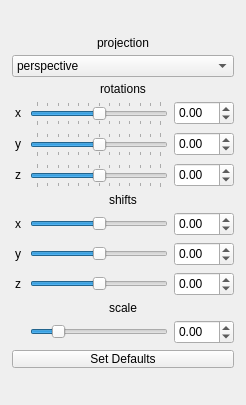
             <widget class="QWidget" name="scrollAreaWidgetContents">
              <property name="geometry">
               <rect>
                <x>0</x>
                <y>-138</y>
                <width>246</width>
                <height>405</height>
               </rect>
              </property>
              <layout class="QGridLayout" name="gridLayout_6">
               <property name="leftMargin">
                <number>0</number>
               </property>
               <property name="topMargin">
                <number>0</number>
               </property>
               <property name="rightMargin">
                <number>0</number>
               </property>
               <property name="bottomMargin">
                <number>0</number>
               </property>
               <property name="spacing">
                <number>0</number>
               </property>
               <item row="0" column="0">
                <widget class="QFrame" name="uiTransformsCtrlFrame">
                 <property name="sizePolicy">
                  <sizepolicy hsizetype="Fixed" vsizetype="Fixed">
                   <horstretch>0</horstretch>
                   <verstretch>0</verstretch>
                  </sizepolicy>
                 </property>
                 <property name="autoFillBackground">
                  <bool>true</bool>
                 </property>
                 <property name="frameShape">
                  <enum>QFrame::NoFrame</enum>
                 </property>
                 <property name="frameShadow">
                  <enum>QFrame::Raised</enum>
                 </property>
                 <layout class="QGridLayout" name="gridLayout_3">
                  <item row="0" column="0" colspan="3">
                   <widget class="QLabel" name="label_19">
                    <property name="sizePolicy">
                     <sizepolicy hsizetype="Fixed" vsizetype="Fixed">
                      <horstretch>0</horstretch>
                      <verstretch>0</verstretch>
                     </sizepolicy>
                    </property>
                    <property name="minimumSize">
                     <size>
                      <width>222</width>
                      <height>12</height>
                     </size>
                    </property>
                    <property name="maximumSize">
                     <size>
                      <width>222</width>
                      <height>12</height>
                     </size>
                    </property>
                    <property name="text">
                     <string>projection</string>
                    </property>
                    <property name="alignment">
                     <set>Qt::AlignCenter</set>
                    </property>
                   </widget>
                  </item>
                  <item row="1" column="0" colspan="3">
                   <widget class="QComboBox" name="persperctiveComboBox">
                    <item>
                     <property name="text">
                      <string>perspective</string>
                     </property>
                    </item>
                    <item>
                     <property name="text">
                      <string>orthographic</string>
                     </property>
                    </item>
                   </widget>
                  </item>
                  <item row="2" column="0" colspan="3">
                   <widget class="QLabel" name="label_7">
                    <property name="sizePolicy">
                     <sizepolicy hsizetype="Fixed" vsizetype="Fixed">
                      <horstretch>0</horstretch>
                      <verstretch>0</verstretch>
                     </sizepolicy>
                    </property>
                    <property name="minimumSize">
                     <size>
                      <width>222</width>
                      <height>12</height>
                     </size>
                    </property>
                    <property name="maximumSize">
                     <size>
                      <width>222</width>
                      <height>12</height>
                     </size>
                    </property>
                    <property name="text">
                     <string>rotations</string>
                    </property>
                    <property name="alignment">
                     <set>Qt::AlignCenter</set>
                    </property>
                   </widget>
                  </item>
                  <item row="3" column="0">
                   <widget class="QLabel" name="label">
                    <property name="sizePolicy">
                     <sizepolicy hsizetype="Minimum" vsizetype="Minimum">
                      <horstretch>0</horstretch>
                      <verstretch>0</verstretch>
                     </sizepolicy>
                    </property>
                    <property name="minimumSize">
                     <size>
                      <width>12</width>
                      <height>24</height>
                     </size>
                    </property>
                    <property name="maximumSize">
                     <size>
                      <width>12</width>
                      <height>24</height>
                     </size>
                    </property>
                    <property name="text">
                     <string>x</string>
                    </property>
                    <property name="alignment">
                     <set>Qt::AlignCenter</set>
                    </property>
                   </widget>
                  </item>
                  <item row="3" column="1">
                   <widget class="QSlider" name="xRotationSlider">
                    <property name="sizePolicy">
                     <sizepolicy hsizetype="Preferred" vsizetype="Preferred">
                      <horstretch>0</horstretch>
                      <verstretch>0</verstretch>
                     </sizepolicy>
                    </property>
                    <property name="minimumSize">
                     <size>
                      <width>12</width>
                      <height>12</height>
                     </size>
                    </property>
                    <property name="minimum">
                     <number>-180</number>
                    </property>
                    <property name="maximum">
                     <number>180</number>
                    </property>
                    <property name="orientation">
                     <enum>Qt::Horizontal</enum>
                    </property>
                    <property name="tickPosition">
                     <enum>QSlider::TicksBothSides</enum>
                    </property>
                    <property name="tickInterval">
                     <number>30</number>
                    </property>
                   </widget>
                  </item>
                  <item row="3" column="2">
                   <widget class="QDoubleSpinBox" name="xRotationSpinBox">
                    <property name="sizePolicy">
                     <sizepolicy hsizetype="Minimum" vsizetype="Minimum">
                      <horstretch>0</horstretch>
                      <verstretch>0</verstretch>
                     </sizepolicy>
                    </property>
                    <property name="minimumSize">
                     <size>
                      <width>60</width>
                      <height>24</height>
                     </size>
                    </property>
                    <property name="maximumSize">
                     <size>
                      <width>60</width>
                      <height>24</height>
                     </size>
                    </property>
                    <property name="minimum">
                     <double>-180.000000000000000</double>
                    </property>
                    <property name="maximum">
                     <double>180.000000000000000</double>
                    </property>
                   </widget>
                  </item>
                  <item row="4" column="0">
                   <widget class="QLabel" name="label_2">
                    <property name="sizePolicy">
                     <sizepolicy hsizetype="Minimum" vsizetype="Minimum">
                      <horstretch>0</horstretch>
                      <verstretch>0</verstretch>
                     </sizepolicy>
                    </property>
                    <property name="minimumSize">
                     <size>
                      <width>12</width>
                      <height>24</height>
                     </size>
                    </property>
                    <property name="maximumSize">
                     <size>
                      <width>12</width>
                      <height>24</height>
                     </size>
                    </property>
                    <property name="text">
                     <string>y</string>
                    </property>
                    <property name="alignment">
                     <set>Qt::AlignCenter</set>
                    </property>
                   </widget>
                  </item>
                  <item row="4" column="1">
                   <widget class="QSlider" name="yRotationSlider">
                    <property name="sizePolicy">
                     <sizepolicy hsizetype="Preferred" vsizetype="Preferred">
                      <horstretch>0</horstretch>
                      <verstretch>0</verstretch>
                     </sizepolicy>
                    </property>
                    <property name="minimum">
                     <number>-180</number>
                    </property>
                    <property name="maximum">
                     <number>180</number>
                    </property>
                    <property name="orientation">
                     <enum>Qt::Horizontal</enum>
                    </property>
                    <property name="tickPosition">
                     <enum>QSlider::TicksBothSides</enum>
                    </property>
                    <property name="tickInterval">
                     <number>30</number>
                    </property>
                   </widget>
                  </item>
                  <item row="4" column="2">
                   <widget class="QDoubleSpinBox" name="yRotationSpinBox">
                    <property name="sizePolicy">
                     <sizepolicy hsizetype="Minimum" vsizetype="Minimum">
                      <horstretch>0</horstretch>
                      <verstretch>0</verstretch>
                     </sizepolicy>
                    </property>
                    <property name="minimumSize">
                     <size>
                      <width>60</width>
                      <height>24</height>
                     </size>
                    </property>
                    <property name="maximumSize">
                     <size>
                      <width>60</width>
                      <height>24</height>
                     </size>
                    </property>
                    <property name="minimum">
                     <double>-180.000000000000000</double>
                    </property>
                    <property name="maximum">
                     <double>180.000000000000000</double>
                    </property>
                   </widget>
                  </item>
                  <item row="5" column="0">
                   <widget class="QLabel" name="label_3">
                    <property name="sizePolicy">
                     <sizepolicy hsizetype="Minimum" vsizetype="Minimum">
                      <horstretch>0</horstretch>
                      <verstretch>0</verstretch>
                     </sizepolicy>
                    </property>
                    <property name="minimumSize">
                     <size>
                      <width>12</width>
                      <height>24</height>
                     </size>
                    </property>
                    <property name="maximumSize">
                     <size>
                      <width>12</width>
                      <height>24</height>
                     </size>
                    </property>
                    <property name="text">
                     <string>z</string>
                    </property>
                    <property name="alignment">
                     <set>Qt::AlignCenter</set>
                    </property>
                   </widget>
                  </item>
                  <item row="5" column="1">
                   <widget class="QSlider" name="zRotationSlider">
                    <property name="sizePolicy">
                     <sizepolicy hsizetype="Preferred" vsizetype="Preferred">
                      <horstretch>0</horstretch>
                      <verstretch>0</verstretch>
                     </sizepolicy>
                    </property>
                    <property name="minimum">
                     <number>-180</number>
                    </property>
                    <property name="maximum">
                     <number>180</number>
                    </property>
                    <property name="orientation">
                     <enum>Qt::Horizontal</enum>
                    </property>
                    <property name="tickPosition">
                     <enum>QSlider::TicksBothSides</enum>
                    </property>
                    <property name="tickInterval">
                     <number>30</number>
                    </property>
                   </widget>
                  </item>
                  <item row="5" column="2">
                   <widget class="QDoubleSpinBox" name="zRotationSpinBox">
                    <property name="sizePolicy">
                     <sizepolicy hsizetype="Minimum" vsizetype="Minimum">
                      <horstretch>0</horstretch>
                      <verstretch>0</verstretch>
                     </sizepolicy>
                    </property>
                    <property name="minimumSize">
                     <size>
                      <width>60</width>
                      <height>24</height>
                     </size>
                    </property>
                    <property name="maximumSize">
                     <size>
                      <width>60</width>
                      <height>24</height>
                     </size>
                    </property>
                    <property name="minimum">
                     <double>-180.000000000000000</double>
                    </property>
                    <property name="maximum">
                     <double>180.000000000000000</double>
                    </property>
                   </widget>
                  </item>
                  <item row="6" column="0" colspan="3">
                   <widget class="QLabel" name="label_8">
                    <property name="sizePolicy">
                     <sizepolicy hsizetype="Fixed" vsizetype="Fixed">
                      <horstretch>0</horstretch>
                      <verstretch>0</verstretch>
                     </sizepolicy>
                    </property>
                    <property name="minimumSize">
                     <size>
                      <width>222</width>
                      <height>12</height>
                     </size>
                    </property>
                    <property name="maximumSize">
                     <size>
                      <width>222</width>
                      <height>12</height>
                     </size>
                    </property>
                    <property name="text">
                     <string>shifts</string>
                    </property>
                    <property name="alignment">
                     <set>Qt::AlignCenter</set>
                    </property>
                   </widget>
                  </item>
                  <item row="7" column="0">
                   <widget class="QLabel" name="label_16">
                    <property name="sizePolicy">
                     <sizepolicy hsizetype="Minimum" vsizetype="Minimum">
                      <horstretch>0</horstretch>
                      <verstretch>0</verstretch>
                     </sizepolicy>
                    </property>
                    <property name="minimumSize">
                     <size>
                      <width>12</width>
                      <height>24</height>
                     </size>
                    </property>
                    <property name="maximumSize">
                     <size>
                      <width>12</width>
                      <height>24</height>
                     </size>
                    </property>
                    <property name="text">
                     <string>x</string>
                    </property>
                    <property name="alignment">
                     <set>Qt::AlignCenter</set>
                    </property>
                   </widget>
                  </item>
                  <item row="7" column="1">
                   <widget class="QSlider" name="xShiftSlider">
                    <property name="sizePolicy">
                     <sizepolicy hsizetype="Preferred" vsizetype="Preferred">
                      <horstretch>0</horstretch>
                      <verstretch>0</verstretch>
                     </sizepolicy>
                    </property>
                    <property name="minimumSize">
                     <size>
                      <width>12</width>
                      <height>12</height>
                     </size>
                    </property>
                    <property name="minimum">
                     <number>-50</number>
                    </property>
                    <property name="maximum">
                     <number>50</number>
                    </property>
                    <property name="orientation">
                     <enum>Qt::Horizontal</enum>
                    </property>
                   </widget>
                  </item>
                  <item row="7" column="2">
                   <widget class="QDoubleSpinBox" name="xShiftSpinBox">
                    <property name="sizePolicy">
                     <sizepolicy hsizetype="Minimum" vsizetype="Minimum">
                      <horstretch>0</horstretch>
                      <verstretch>0</verstretch>
                     </sizepolicy>
                    </property>
                    <property name="minimumSize">
                     <size>
                      <width>60</width>
                      <height>24</height>
                     </size>
                    </property>
                    <property name="maximumSize">
                     <size>
                      <width>60</width>
                      <height>24</height>
                     </size>
                    </property>
                    <property name="minimum">
                     <double>-50.000000000000000</double>
                    </property>
                    <property name="maximum">
                     <double>50.000000000000000</double>
                    </property>
                   </widget>
                  </item>
                  <item row="8" column="0">
                   <widget class="QLabel" name="label_14">
                    <property name="sizePolicy">
                     <sizepolicy hsizetype="Minimum" vsizetype="Minimum">
                      <horstretch>0</horstretch>
                      <verstretch>0</verstretch>
                     </sizepolicy>
                    </property>
                    <property name="minimumSize">
                     <size>
                      <width>12</width>
                      <height>24</height>
                     </size>
                    </property>
                    <property name="maximumSize">
                     <size>
                      <width>12</width>
                      <height>24</height>
                     </size>
                    </property>
                    <property name="text">
                     <string>y</string>
                    </property>
                    <property name="alignment">
                     <set>Qt::AlignCenter</set>
                    </property>
                   </widget>
                  </item>
                  <item row="8" column="1">
                   <widget class="QSlider" name="yShiftSlider">
                    <property name="sizePolicy">
                     <sizepolicy hsizetype="Preferred" vsizetype="Preferred">
                      <horstretch>0</horstretch>
                      <verstretch>0</verstretch>
                     </sizepolicy>
                    </property>
                    <property name="minimum">
                     <number>-50</number>
                    </property>
                    <property name="maximum">
                     <number>50</number>
                    </property>
                    <property name="orientation">
                     <enum>Qt::Horizontal</enum>
                    </property>
                   </widget>
                  </item>
                  <item row="8" column="2">
                   <widget class="QDoubleSpinBox" name="yShiftSpinBox">
                    <property name="sizePolicy">
                     <sizepolicy hsizetype="Minimum" vsizetype="Minimum">
                      <horstretch>0</horstretch>
                      <verstretch>0</verstretch>
                     </sizepolicy>
                    </property>
                    <property name="minimumSize">
                     <size>
                      <width>60</width>
                      <height>24</height>
                     </size>
                    </property>
                    <property name="maximumSize">
                     <size>
                      <width>60</width>
                      <height>24</height>
                     </size>
                    </property>
                    <property name="minimum">
                     <double>-50.000000000000000</double>
                    </property>
                    <property name="maximum">
                     <double>50.000000000000000</double>
                    </property>
                   </widget>
                  </item>
                  <item row="9" column="1">
                   <widget class="QSlider" name="zShiftSlider">
                    <property name="sizePolicy">
                     <sizepolicy hsizetype="Preferred" vsizetype="Preferred">
                      <horstretch>0</horstretch>
                      <verstretch>0</verstretch>
                     </sizepolicy>
                    </property>
                    <property name="minimum">
                     <number>-50</number>
                    </property>
                    <property name="maximum">
                     <number>50</number>
                    </property>
                    <property name="orientation">
                     <enum>Qt::Horizontal</enum>
                    </property>
                   </widget>
                  </item>
                  <item row="9" column="2">
                   <widget class="QDoubleSpinBox" name="zShiftSpinBox">
                    <property name="sizePolicy">
                     <sizepolicy hsizetype="Minimum" vsizetype="Minimum">
                      <horstretch>0</horstretch>
                      <verstretch>0</verstretch>
                     </sizepolicy>
                    </property>
                    <property name="minimumSize">
                     <size>
                      <width>60</width>
                      <height>24</height>
                     </size>
                    </property>
                    <property name="maximumSize">
                     <size>
                      <width>60</width>
                      <height>24</height>
                     </size>
                    </property>
                    <property name="minimum">
                     <double>-50.000000000000000</double>
                    </property>
                    <property name="maximum">
                     <double>50.000000000000000</double>
                    </property>
                   </widget>
                  </item>
                  <item row="10" column="0" colspan="3">
                   <widget class="QLabel" name="label_17">
                    <property name="sizePolicy">
                     <sizepolicy hsizetype="Fixed" vsizetype="Fixed">
                      <horstretch>0</horstretch>
                      <verstretch>0</verstretch>
                     </sizepolicy>
                    </property>
                    <property name="minimumSize">
                     <size>
                      <width>222</width>
                      <height>12</height>
                     </size>
                    </property>
                    <property name="maximumSize">
                     <size>
                      <width>222</width>
                      <height>12</height>
                     </size>
                    </property>
                    <property name="text">
                     <string>scale</string>
                    </property>
                    <property name="alignment">
                     <set>Qt::AlignCenter</set>
                    </property>
                   </widget>
                  </item>
                  <item row="11" column="1">
                   <widget class="QSlider" name="userScalerSlider">
                    <property name="sizePolicy">
                     <sizepolicy hsizetype="Preferred" vsizetype="Preferred">
                      <horstretch>0</horstretch>
                      <verstretch>0</verstretch>
                     </sizepolicy>
                    </property>
                    <property name="minimumSize">
                     <size>
                      <width>12</width>
                      <height>12</height>
                     </size>
                    </property>
                    <property name="minimum">
                     <number>-100</number>
                    </property>
                    <property name="maximum">
                     <number>500</number>
                    </property>
                    <property name="orientation">
                     <enum>Qt::Horizontal</enum>
                    </property>
                   </widget>
                  </item>
                  <item row="11" column="2">
                   <widget class="QDoubleSpinBox" name="userScalerSpinBox">
                    <property name="sizePolicy">
                     <sizepolicy hsizetype="Minimum" vsizetype="Minimum">
                      <horstretch>0</horstretch>
                      <verstretch>0</verstretch>
                     </sizepolicy>
                    </property>
                    <property name="minimumSize">
                     <size>
                      <width>60</width>
                      <height>24</height>
                     </size>
                    </property>
                    <property name="maximumSize">
                     <size>
                      <width>60</width>
                      <height>24</height>
                     </size>
                    </property>
                    <property name="minimum">
                     <double>-100.000000000000000</double>
                    </property>
                    <property name="maximum">
                     <double>500.000000000000000</double>
                    </property>
                   </widget>
                  </item>
                  <item row="12" column="0" colspan="3">
                   <widget class="QPushButton" name="setDefaultTransformsButton">
                    <property name="sizePolicy">
                     <sizepolicy hsizetype="Minimum" vsizetype="Minimum">
                      <horstretch>0</horstretch>
                      <verstretch>0</verstretch>
                     </sizepolicy>
                    </property>
                    <property name="minimumSize">
                     <size>
                      <width>222</width>
                      <height>18</height>
                     </size>
                    </property>
                    <property name="maximumSize">
                     <size>
                      <width>18</width>
                      <height>18</height>
                     </size>
                    </property>
                    <property name="text">
                     <string>Set Defaults</string>
                    </property>
                   </widget>
                  </item>
                  <item row="9" column="0">
                   <widget class="QLabel" name="label_15">
                    <property name="sizePolicy">
                     <sizepolicy hsizetype="Minimum" vsizetype="Minimum">
                      <horstretch>0</horstretch>
                      <verstretch>0</verstretch>
                     </sizepolicy>
                    </property>
                    <property name="minimumSize">
                     <size>
                      <width>12</width>
                      <height>24</height>
                     </size>
                    </property>
                    <property name="maximumSize">
                     <size>
                      <width>12</width>
                      <height>24</height>
                     </size>
                    </property>
                    <property name="text">
                     <string>z</string>
                    </property>
                    <property name="alignment">
                     <set>Qt::AlignCenter</set>
                    </property>
                   </widget>
                  </item>
                 </layout>
                </widget>
               </item>
              </layout>
             </widget>
